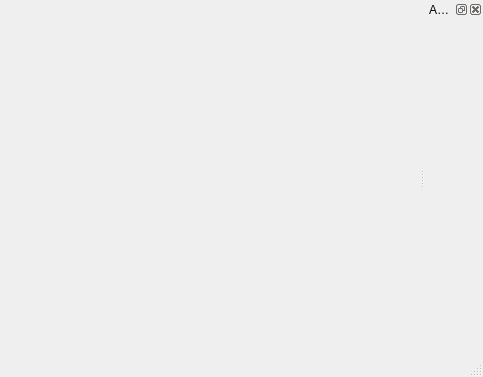
<?xml version="1.0" encoding="UTF-8"?>
<ui version="4.0">
 <class>TwoDimensionalWindow</class>
 <widget class="QMainWindow" name="TwoDimensionalWindow">
  <property name="geometry">
   <rect>
    <x>0</x>
    <y>0</y>
    <width>483</width>
    <height>377</height>
   </rect>
  </property>
  <property name="sizePolicy">
   <sizepolicy hsizetype="Expanding" vsizetype="Expanding">
    <horstretch>0</horstretch>
    <verstretch>0</verstretch>
   </sizepolicy>
  </property>
  <property name="minimumSize">
   <size>
    <width>0</width>
    <height>0</height>
   </size>
  </property>
  <property name="sizeIncrement">
   <size>
    <width>1</width>
    <height>1</height>
   </size>
  </property>
  <property name="windowTitle">
   <string>Two Dimensional Analisys</string>
  </property>
  <widget class="QWidget" name="centralwidget">
   <layout class="QVBoxLayout" name="verticalLayout">
    <item>
     <widget class="TwoDPlotWidget" name="widget" native="true">
      <property name="sizePolicy">
       <sizepolicy hsizetype="Expanding" vsizetype="Expanding">
        <horstretch>0</horstretch>
        <verstretch>0</verstretch>
       </sizepolicy>
      </property>
      <property name="toolTip">
       <string>Graph area</string>
      </property>
     </widget>
    </item>
   </layout>
  </widget>
  <widget class="QStatusBar" name="statusbar"/>
  <widget class="QDockWidget" name="dockGraphsOptions">
   <property name="sizePolicy">
    <sizepolicy hsizetype="Expanding" vsizetype="Expanding">
     <horstretch>0</horstretch>
     <verstretch>0</verstretch>
    </sizepolicy>
   </property>
   <property name="toolTip">
    <string>Graph settings </string>
   </property>
   <property name="windowTitle">
    <string>Axis Settings</string>
   </property>
   <attribute name="dockWidgetArea">
    <number>2</number>
   </attribute>
   <widget class="QWidget" name="dockWidgetContents"/>
  </widget>
  <action name="actionHide_Show_Settings">
   <property name="text">
    <string>Hide-Show Settings</string>
   </property>
   <property name="shortcut">
    <string>Ctrl+Space</string>
   </property>
  </action>
  <action name="actionSaveGraphImage">
   <property name="text">
    <string>Save Graph Image</string>
   </property>
  </action>
  <action name="actionMark_Selected_Elements_As">
   <property name="text">
    <string>Mark Selected Elements As</string>
   </property>
  </action>
 </widget>
 <customwidgets>
  <customwidget>
   <class>TwoDPlotWidget</class>
   <extends>QWidget</extends>
   <header>Graphic_Interface.Widgets.TwoDPlotWidget</header>
   <container>1</container>
  </customwidget>
 </customwidgets>
 <resources/>
 <connections/>
</ui>
